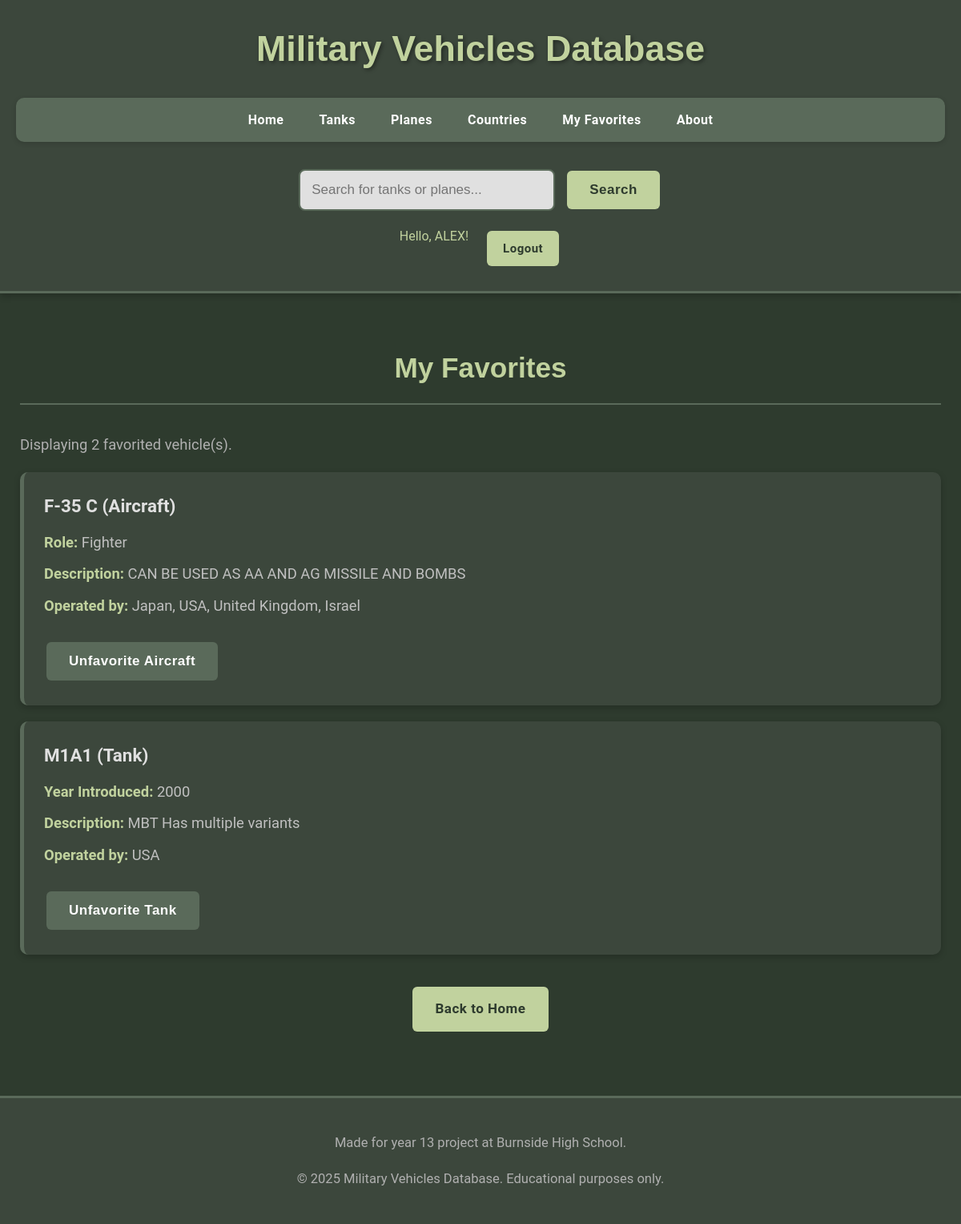
The app's page /favorites (signed in) with its own data.
### app/models.py (models this page shows, shortened)
class User(UserMixin, db.Model):
    __tablename__ = 'user'
    id = db.Column(db.Integer, primary_key=True)
    username = db.Column(db.String(64), unique=True, nullable=False)
    password_hash = db.Column(db.String(128), nullable=False)
    is_admin = db.Column(db.Boolean, default=False) # New field for admin status
    favorite_tanks = db.relationship('Tank', secondary=user_favorite_tanks, lazy=True,
                                     backref=db.backref('favorited_by_users', lazy=True))
    favorite_planes = db.relationship('Plane', secondary=user_favorite_planes, lazy=True,
                                      backref=db.backref('favorited_by_users', lazy=True))

class Plane(db.Model):
    __tablename__ = 'plane'
    id = db.Column(db.Integer, primary_key=True)
    name = db.Column(db.String(100), nullable=False, unique=True)
    role = db.Column(db.String(50))
    description = db.Column(db.Text)
    type = db.Column(db.String(50), default='Aircraft')
    countries = db.relationship('Country', secondary=plane_countries, lazy=True,
                                backref=db.backref('planes', lazy=True))

class Country(db.Model):
    __tablename__ = 'country'
    id = db.Column(db.Integer, primary_key=True)
    name = db.Column(db.String(100), nullable=False, unique=True)

class Tank(db.Model):
    __tablename__ = 'tank'
    id = db.Column(db.Integer, primary_key=True)
    name = db.Column(db.String(100), nullable=False, unique=True)
    description = db.Column(db.Text)
    year_introduced = db.Column(db.Integer)
    type = db.Column(db.String(50), default='Tank')
    countries = db.relationship('Country', secondary=tank_countries, lazy=True,
                                backref=db.backref('tanks', lazy=True))

### app/routes.py (the view)
@app.route('/favorites')
@login_required
def favorites():
    user_with_favorites = User.query.options(
        db.joinedload(User.favorite_tanks).joinedload(Tank.countries),
        db.joinedload(User.favorite_planes).joinedload(Plane.countries)
    ).get(current_user.id)
    favorited_tanks = user_with_favorites.favorite_tanks
    favorited_planes = user_with_favorites.favorite_planes
    all_favorited_vehicles = sorted(
        list(favorited_tanks) + list(favorited_planes),
        key=lambda v: v.name
    )
    return render_template('favorites.html', vehicles=all_favorited_vehicles, title="My Favorites")

### app/routes.py (called while the page is built)
@login_manager.user_loader
def load_user(user_id):
    return User.query.get(int(user_id))

### app/templates/favorites.html (shortened to what this page needs)
<!DOCTYPE html>
<html lang="en">
{% extends "layout.html" %}
{% block content %}
<h2>{{ title }}</h2>
{% if vehicles %}
    <p>Displaying {{ vehicles|length }} favorited vehicle(s).</p>
    <div class="vehicle-list">
        {% for vehicle in vehicles %}
            <div class="weapon-item">
                <h3>{{ vehicle.name }} ({{ vehicle.type }})</h3>
                {% if vehicle.role %}
                <p><strong>Role:</strong> {{ vehicle.role }}</p>
                {% endif %}
                {% if vehicle.year_introduced %}
                <p><strong>Year Introduced:</strong> {{ vehicle.year_introduced }}</p>
                {% endif %}
                <p><strong>Description:</strong> {{ vehicle.description }}</p>
                <p><strong>Operated by:</strong>
                    {% for country in vehicle.countries %}
                        {{ country.name }}{% if not loop.last %}, {% endif %}
                    {% else %}
                        No countries assigned.
                    {% endfor %}
                </p>
                <div class="vehicle-actions">
                    {% if vehicle.type == 'Tank' %}
                        <form action="{{ url_for('unfavorite_tank', tank_id=vehicle.id) }}" method="post">
                            <button type="submit" class="menu-button-secondary">Unfavorite Tank</button>
                        </form>
                    {% elif vehicle.type == 'Aircraft' %}
                        <form action="{{ url_for('unfavorite_plane', plane_id=vehicle.id) }}" method="post">
                            <button type="submit" class="menu-button-secondary">Unfavorite Aircraft</button>
                        </form>
                    {% endif %}
                </div>
            </div>
        {% endfor %}
    </div>
{% else %}
    <p>You have not favorited any vehicles yet.</p>
{% endif %}
<div class="navigation-buttons">
    <a href="{{ url_for('homepage') }}" class="menu-button">Back to Home</a>
</div>
{% endblock %}

### app/templates/layout.html (shortened to what this page needs)
<!DOCTYPE html>
<html lang="en">
<head>
    <link rel="stylesheet" href="{{ url_for('static', filename='style.css') }}">
</head>
<body>
    <header>
        <h1>Military Vehicles Database</h1>
        <nav>
            <ul>
                <li><a href="{{ url_for('homepage') }}">Home</a></li>
                <li><a href="{{ url_for('tanks_list') }}">Tanks</a></li>
                <li><a href="{{ url_for('planes_list') }}">Planes</a></li>
                <li><a href="{{ url_for('countries_list') }}">Countries</a></li>
                {% if current_user.is_authenticated %}
                    <li><a href="{{ url_for('favorites') }}">My Favorites</a></li>
                {% endif %}
                <li><a href="{{ url_for('about') }}">About</a></li>
            </ul>
        </nav>
        <div class="search-container">
            <form action="{{ url_for('search') }}" method="get">
                <input type="text" name="q" placeholder="Search for tanks or planes..." required>
                <button type="submit" class="menu-button">Search</button>
            </form>
        </div>
        <div class="auth-buttons">
            {% if current_user.is_authenticated %}
                <span style="color: #C1D29E; margin-right: 10px;">Hello, {{ current_user.username }}! {% if current_user.is_admin %}(Admin){% endif %}</span>
                <a href="{{ url_for('logout') }}" class="menu-button">Logout</a>
            {% else %}
                <a href="{{ url_for('login') }}" class="menu-button">Login</a>
                <a href="{{ url_for('register') }}" class="menu-button-secondary">Register</a>
            {% endif %}
        </div>
    </header>
    <main>
        {% block content %}{% endblock %}
    </main>
    <footer>
        <p> Made for year 13 project at Burnside High School.</p>
        <p>&copy; 2025 Military Vehicles Database. Educational purposes only.</p>
    </footer>
</body>
</html>

### app/static/style.css (style rules this page uses)
* { margin: 0; padding: 0; box-sizing: border-box; }
body, html { height: 100%; font-family: 'Roboto', sans-serif; background-color: #2E3B2E; color: #E0E0E0; line-height: 1.6; }
body { display: flex; flex-direction: column; min-height: 100vh; }
header { background-color: #3C473C; color: white; padding: 25px 20px; text-align: center; border-bottom: 3px solid #5A6A5A; box-shadow: 0 4px 8px rgba(0, 0, 0, 0.2); }
header h1 { margin: 0 0 25px 0; color: #C1D29E; font-size: 2.8em; text-shadow: 2px 2px 5px rgba(0,0,0,0.4); font-family: 'Montserrat', sans-serif; }
nav ul { list-style-type: none; margin: 0; padding: 0; background-color: #5A6A5A; overflow: hidden; display: flex; justify-content: center; flex-wrap: wrap; border-radius: 10px; box-shadow: 0 2px 6px rgba(0, 0, 0, 0.15); }
nav li a { display: block; color: white; text-align: center; padding: 15px 22px; text-decoration: none; transition: background-color 0.3s ease, color 0.3s ease; font-weight: bold; letter-spacing: 0.5px; }
.search-container { margin: 30px 0 0 0; text-align: center; }
.search-container form { display: inline-flex; gap: 12px; align-items: center; flex-wrap: wrap; justify-content: center; }
.search-container input { padding: 14px; font-size: 17px; border: 2px solid #5A6A5A; border-radius: 8px; min-width: 320px; background-color: #E0E0E0; color: #2E3B2E; }
main { flex: 1; padding: 40px 25px; max-width: 1300px; margin: 0 auto; width: 100%; }
h1, h2, h3, h4, h5 { color: #C1D29E; margin: 25px 0 15px 0; font-family: 'Montserrat', sans-serif; }
h2 { font-size: 2.2em; margin-bottom: 35px; text-align: center; border-bottom: 2px solid #5A6A5A; padding-bottom: 15px; }
p { color: #B0B0B0; margin: 18px 0; font-size: 1.15em; }
a { color: #8C9F7E; text-decoration: none; font-weight: bold; }
.menu-button { background-color: #C1D29E; border: none; color: #2E3B2E; padding: 14px 28px; text-align: center; text-decoration: none; display: inline-block; font-size: 17px; margin: 6px 3px; cursor: pointer; border-radius: 6px; transition: all 0.3s ease; font-weight: bold; letter-spacing: 0.5px; }
.weapon-item { background-color: #3C473C; padding: 25px; margin: 20px 0; border-radius: 10px; border-left: 5px solid #5A6A5A; box-shadow: 0 3px 8px rgba(0,0,0,0.2); transition: transform 0.2s ease, box-shadow 0.2s ease; }
.weapon-item h3 { color: #E0E0E0; margin-top: 0; margin-bottom: 12px; font-size: 1.4em; font-family: 'Roboto', sans-serif; }
.weapon-item p { margin: 10px 0; color: #C0C0C0; }
.weapon-item strong { color: #C1D29E; }
.navigation-buttons { text-align: center; margin: 40px 0; }
.navigation-buttons .menu-button { margin: 0 12px; }
footer { background-color: #3C473C; color: #808080; text-align: center; padding: 25px; border-top: 3px solid #5A6A5A; margin-top: auto; font-size: 0.9em; }
.vehicle-actions { margin-top: 25px; display: flex; gap: 12px; align-items: center; flex-wrap: wrap; }
.vehicle-actions form { display: inline-block; margin: 0; }
.menu-button-secondary { background-color: #5A6A5A; border: none; color: white; padding: 14px 28px; text-align: center; text-decoration: none; display: inline-block; font-size: 17px; margin: 6px 3px; cursor: pointer; border-radius: 6px; transition: all 0.3s ease; font-weight: bold; letter-spacing: 0.5px; }
.auth-buttons { margin-top: 15px; display: flex; justify-content: center; gap: 10px; }
.auth-buttons .menu-button { font-size: 15px; padding: 10px 20px; }
nav li a { display: block; color: white; text-align: center; padding: 15px 22px; }

### records on screen
User: username "ALEX"
Plane: name "F-35 C", type "Aircraft", role "Fighter", description "CAN BE USED AS AA AND AG MISSILE AND BOMBS"
Country: name "Japan"
Country: name "USA"
Country: name "United Kingdom"
Country: name "Israel"
Tank: name "M1A1", type "Tank", year_introduced "2000", description "MBT Has multiple variants"

### other values on screen
{{ title }} "My Favorites"
{{ vehicles|length }} "2"
